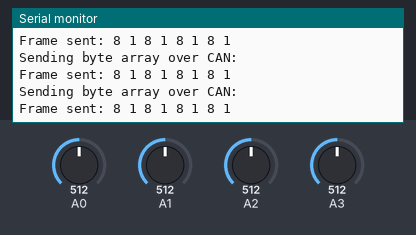
A sketch run on a simulated Arduino Uno, built with avr-gcc and run on an emulated ATmega328P. Parts: the last lines printed to the serial monitor. Inputs (shaded band) come from the test bench; at power-on: A0 = 512, A1 = 512, A2 = 512, A3 = 512.

Above: at 1.2 s.
1.3 s: A0 set to 716
At 2.1 s:
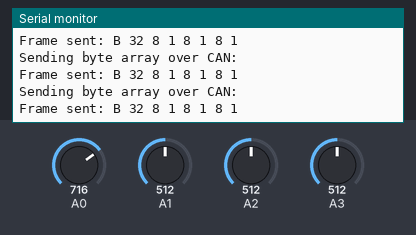
2.8 s: A1 set to 716
At 3.5 s:
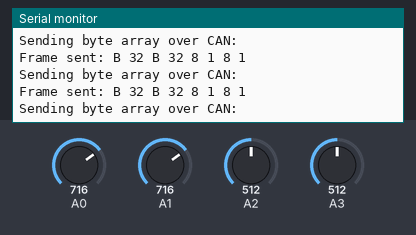
4.3 s: A2 set to 716
At 5.2 s:
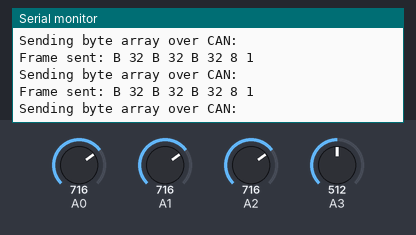
5.8 s: A1 set to 306
At 6.4 s:
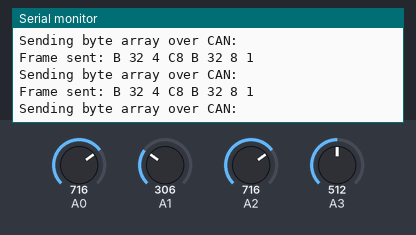

Measured:
- after the input at 1.3 s, the serial monitor: prints a new line at once (image 1)
- after the input at 2.8 s, the serial monitor: prints a new line at once (image 2)
- after the input at 4.3 s, the serial monitor: prints a new line at once (image 3)
- after the input at 5.8 s, the serial monitor: prints a new line at once (image 4)

The sketch:

haltech_egt.ino
```cpp
#include <Arduino.h>
#include <mcp_can.h> // Librairie CAN
#include <SPI.h>
#include <SD.h>


MCP_CAN CAN(9); // CS = ChipSelect
const int numIntegers = 4;             // Number of integers in the array
int EGT[numIntegers] = {819, 1638, 3276, 4095}; // Array of integers
const int numBytes = numIntegers * 2; // Total number of bytes (2 bytes per integer)
byte byteArray[numBytes];             // Byte array to store the 8-bit segments

#define haltech_A_ID 0x2C0 //Can Request

void setup() {
  Serial.begin(115200);

  // Initialize MCP2515 running at 16MHz with a baudrate of 1000kb/s and the masks and filters disabled.
  if(CAN.begin(MCP_ANY, CAN_1000KBPS, MCP_16MHZ) == CAN_OK) Serial.println("MCP2515 Initialized Successfully!");
  else Serial.println("Error Initializing MCP2515...");

  CAN.setMode(MCP_NORMAL);   // Change to normal mode to allow messages to be transmitted
}

void GetEgtTemp(){
  for (int pin = 0; pin < 4; pin++)
  {
    // EGT pins are A0-A3
    int dummy = analogRead(pin);  //read values twice as advised
    int value = analogRead(pin);
    int calc = (((value * .0048875855327468)* 4095)/5);
    EGT[pin] = calc;
//    Serial.print("EGT");
//    Serial.print(pin);
//    Serial.print("=   ");
//    Serial.print(value);
//    Serial.print("   ");
//    float voltage = (value * .0048875855327468);
//    Serial.print(voltage);
//    Serial.print(" V  ");
//    float temp = (388.48*voltage)+56;
//    Serial.print(temp);
//    int encode = (voltage * 4095)/5;
//    Serial.print(" INT ENCODE = ");
//    Serial.print(encode);
//    Serial.println();
  }
}

void loop() {

   GetEgtTemp();

  // Haltech requires individual values to be sent in hex pairs (Bigendian). This splits the bits using bitewise ops
  for (int i = 0; i < 4; i++) {
    // Split the integer into high and low bytes
    byte highByte = (EGT[i] >> 8) & 0xFF; // Extract the high byte
    byte lowByte = EGT[i] & 0xFF;         // Extract the low byte

    // Store the bytes in the byte array
    byteArray[i * 2] = highByte;
    byteArray[i * 2 + 1] = lowByte;
  }

  // Send the byte array over CAN
  Serial.println("Sending byte array over CAN:");
  for (int i = 0; i < numBytes; i += 8) {
    // Prepare a frame of up to 8 bytes (CAN frame size limit)
    byte frame[8];
    int frameSize = min(8, numBytes - i);
    for (int j = 0; j < frameSize; j++) {
      frame[j] = byteArray[i + j];
    }

    // Send the frame
    if (CAN.sendMsgBuf(haltech_A_ID, 0, frameSize, frame) == CAN_OK) {
      Serial.print("Frame sent: ");
      for (int j = 0; j < frameSize; j++) {
        Serial.print(frame[j], HEX);
        Serial.print(" ");
      }
      Serial.println();
    } else {
      Serial.println("Error sending frame");
    }
  }

 }
```
